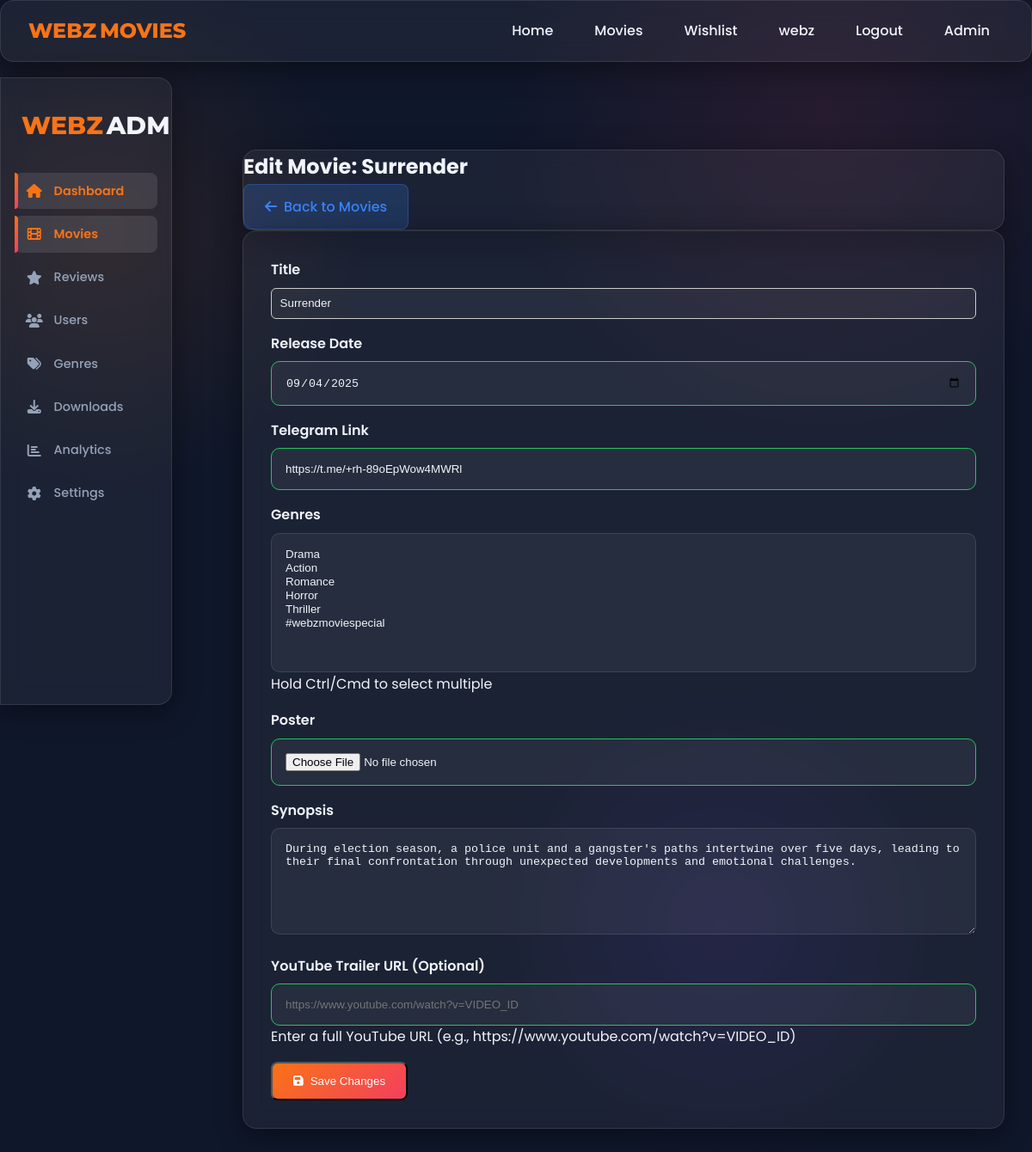
Screenshot of /dashboard/movies/5/edit/ (signed in) with the database file from the repository.
### movies/models.py (models this page shows, shortened)
class Movie(models.Model):
    title = models.CharField(max_length=200)
    genre = models.ManyToManyField(Genre)
    release_date = models.DateField()
    synopsis = models.TextField()
    poster = CloudinaryField("poster", folder="webzmovies/posters/")
    telegram_link = models.URLField()
    average_rating = models.FloatField(default=0)
    trailer_url = models.URLField(blank=True, null=True)  # NEW: Trailer addition - YouTube URL for the trailer

### movies/views.py (the view)
# urls.py: path("dashboard/movies/<int:pk>/edit/", views.admin_movie_edit, name="admin_edit_movie"),
@staff_required
def admin_movie_edit(request, pk):
    movie = get_object_or_404(Movie, pk=pk)
    if request.method == "POST":
        form = AdminMovieForm(request.POST, request.FILES, instance=movie)
        if form.is_valid():
            form.save()
            messages.success(request, f"Movie “{movie.title}” updated.")
            return redirect("movies:admin_movies")
    else:
        form = AdminMovieForm(instance=movie)
    return render(request, "admin_edit_movie.html", {"form": form, "movie": movie})

### movies/forms.py
class AdminMovieForm(forms.ModelForm):
    release_date = forms.DateField(
        widget=forms.DateInput(attrs={"type": "date", "class": "input"})
    )
    genres = forms.ModelMultipleChoiceField(
        queryset=Genre.objects.all(),
        required=False,
        widget=forms.SelectMultiple(attrs={"size": "8", "class": "select"})
    )
    trailer_url = forms.URLField(
        required=False,
        widget=forms.URLInput(
            attrs={"placeholder": "https://www.youtube.com/watch?v=VIDEO_ID", "class": "input"}
        )
    )
    class Meta:
        model = Movie
        fields = ["title", "release_date", "telegram_link", "poster", "synopsis", "genres", "trailer_url"]
        widgets = {
            "title": forms.TextInput(attrs={"class": "input"}),
            "telegram_link": forms.URLInput(attrs={"placeholder": "https://t.me/...", "class": "input"}),
            "poster": forms.ClearableFileInput(attrs={"accept": "image/*", "class": "input"}),
            "synopsis": forms.Textarea(attrs={"rows": 6, "class": "textarea"}),
        }

### movies/models.py (called while the page is built)
    def __str__(self):
        return self.name

### movies/views.py (called while the page is built)
def staff_required(view_func):
    @wraps(view_func)
    def _wrapped(request, *args, **kwargs):
        if not request.user.is_authenticated:
            return redirect("login")
        if not (request.user.is_staff or request.user.is_superuser):
            return HttpResponseForbidden("You do not have permission to access the admin dashboard.")
        return view_func(request, *args, **kwargs)
    return _wrapped

### templates/admin_edit_movie.html (shortened to what this page needs)
{% extends 'base.html' %}
{% load static %}
{% block content %}
<div class="admin-container">
  {% include 'admin_sidebar.html' %}
  <div class="admin-content">
    <div class="admin-header glass">
      <h2>Edit Movie: {{ movie.title }}</h2>
      <a href="{% url 'movies:admin_movies' %}" class="btn btn-secondary"><i class="fas fa-arrow-left"></i> Back to Movies</a>
    </div>
    <div class="form-container glass">
      <form method="POST" enctype="multipart/form-data">
        <div class="form-row">
          <div class="form-group">
            <label>Title</label>
            {{ form.title }}
          </div>
        </div>
        <div class="form-row">
          <div class="form-group">
            <label>Release Date</label>
            {{ form.release_date }}
          </div>
        </div>
        <div class="form-row">
          <div class="form-group">
            <label>Telegram Link</label>
            {{ form.telegram_link }}
          </div>
        </div>
        <div class="form-row">
          <div class="form-group">
            <label>Genres</label>
            {{ form.genres }}
            <div class="form-helper">Hold Ctrl/Cmd to select multiple</div>
          </div>
        </div>
        <div class="form-row">
          <div class="form-group">
            <label>Poster</label>
            {{ form.poster }}
          </div>
        </div>
        <div class="form-row">
          <div class="form-group">
            <label>Synopsis</label>
            {{ form.synopsis }}
          </div>
        </div>
        <div class="form-row">
          <div class="form-group">
            <label>YouTube Trailer URL (Optional)</label>
            {{ form.trailer_url }}
            <div class="form-helper">Enter a full YouTube URL (e.g., https://www.youtube.com/watch?v=VIDEO_ID)</div>
          </div>
        </div>
        <div class="form-row">
          <button type="submit" class="btn btn-primary"><i class="fas fa-save"></i> Save Changes</button>
        </div>
      </form>
    </div>
  </div>
</div>
{% endblock %}

### templates/base.html (shortened to what this page needs)
<!DOCTYPE html>
{% load static %}
<html lang="en">
<head>
    <link rel="stylesheet" href="https://cdnjs.cloudflare.com/ajax/libs/font-awesome/6.4.0/css/all.min.css">
    <link rel="stylesheet" href="{% static 'css/style.css' %}">
</head>
<body>
    <header class="glass">
        <a href="{% url 'movies:home' %}" class="logo"><span>WEBZ</span>MOVIES</a>
        <ul class="nav-links">
            <li><a href="{% url 'movies:home' %}">Home</a></li>
            <li><a href="{% url 'movies:movie_list' %}">Movies</a></li>
            {% if user.is_authenticated %}
                <li><a href="{% url 'movies:wishlist' %}">Wishlist</a></li>
                <li><a href="{% url 'movies:profile' %}">{{ user.username }}</a></li>
                <li><a href="{% url 'movies:logout' %}">Logout</a></li>
                {% if user.is_staff %}
                    <li><a href="{% url 'movies:admin_dashboard' %}">Admin</a></li>
                {% endif %}
            {% else %}
                <li><a href="{% url 'movies:login' %}">Login</a></li>
                <li><a href="{% url 'movies:signup' %}">Sign Up</a></li>
            {% endif %}
        </ul>
    </header>
    <main>
        {% block content %}
        {% endblock %}
    </main>
</body>
</html>

### static/css/style.css (style rules this page uses)
:root { --primary: #0f172a; --secondary: #1e293b; --accent: #f97316; --accent-gradient: linear-gradient(135deg, #f97316, #f43f5e); --text: #f1f5f9; --text-muted: #94a3b8; --glass: rgba(255, 255, 255, 0.05); --glass-border: rgba(255, 255, 255, 0.1); --glass-hover: rgba(255, 255, 255, 0.1); --shadow: 0 8px 32px rgba(0, 0, 0, 0.4); --transition: all 0.3s ease; }
* { margin: 0; padding: 0; box-sizing: border-box; }
body { font-family: 'Poppins', sans-serif; background: var(--primary); color: var(--text); line-height: 1.6; overflow-x: hidden; background-image: radial-gradient(circle at 10% 20%, rgba(249, 115, 22, 0.1) 0%, transparent 20%), radial-gradient(circle at 80% 10%, rgba(244, 63, 94, 0.1) 0%, transparent 25%), radial-gradient(circle at 70% 80%, rgba(124, 58, 237, 0.1) 0%, transparent 20%); }
.glass { background: var(--glass); backdrop-filter: blur(12px); -webkit-backdrop-filter: blur(12px); border: 1px solid var(--glass-border); box-shadow: var(--shadow); border-radius: 16px; }
header { position: fixed; top: 0; left: 0; width: 100%; z-index: 1000; padding: 1.2rem 5%; display: flex; justify-content: space-between; align-items: center; transition: var(--transition); }
.logo { display: flex; align-items: center; font-family: 'Montserrat', sans-serif; font-weight: 800; font-size: 1.8rem; color: var(--text); text-decoration: none; }
.logo span { color: var(--accent); margin-right: 4px; }
.nav-links { display: flex; list-style: none; }
.nav-links li { margin: 0 1rem; }
.nav-links a { color: var(--text); text-decoration: none; font-weight: 500; transition: var(--transition); padding: 0.5rem 0; position: relative; }
.nav-links a:after { content: ''; position: absolute; width: 0; height: 2px; bottom: 0; left: 0; background: var(--accent-gradient); transition: var(--transition); }
.btn { padding: 0.6rem 1.5rem; border-radius: 50px; font-weight: 500; transition: var(--transition); cursor: pointer; text-decoration: none; display: inline-block; text-align: center; }
.form-group { margin-bottom: 1.5rem; }
.form-group label { display: block; margin-bottom: 0.5rem; font-weight: 500; }
.form-group input, .form-group textarea, .form-group select { width: 100%; padding: 1rem; background: rgba(255, 255, 255, 0.05); border: 1px solid var(--glass-border); border-radius: 10px; color: var(--text); transition: var(--transition); }
.form-group input:valid { border-color: #22c55e; }
.admin-container { display: flex; min-height: 100vh; padding-top: 70px; }
.admin-content { flex: 1; padding: 2rem; margin-left: 250px; }
.form-container { padding: 2rem; border-radius: 16px; background: var(--glass); backdrop-filter: blur(12px); }
.btn { padding: 0.8rem 1.5rem; border-radius: 8px; text-decoration: none; display: inline-flex; align-items: center; gap: 0.5rem; transition: all 0.3s ease; }
.btn-primary { background: var(--accent-gradient); color: white; }
.btn-secondary { background: rgba(59, 130, 246, 0.2); color: #3b82f6; border: 1px solid rgba(59, 130, 246, 0.3); }
.form-group { margin-bottom: 1rem; }
.form-group label { font-weight: 600; display: block; margin-bottom: 0.5rem; }
.form-group input[type="text"], .form-group input[type="email"], .form-group input[type="password"] { width: 100%; padding: 0.6rem; border-radius: 6px; border: 1px solid #ccc; }

### templates/base.html (style rules this page uses)
header { display: flex; justify-content: space-between; align-items: center; padding: 1rem 2rem; position: sticky; top: 0; z-index: 1000; }
.logo { font-size: 1.5rem; font-weight: 800; color: var(--accent); text-decoration: none; }
.nav-links { display: flex; list-style: none; gap: 1.5rem; }
.nav-links li a { text-decoration: none; font-weight: 500; color: var(--text); transition: color 0.2s ease; }
@media (min-width: 993px) and (max-width: 1440px) { .nav-links { gap: 1rem; } }

### rows the page displays
Movie: title "Surrender", release_date "09/04/2025", telegram_link "https://t.me/+rh-89oEpWow4MWRl", synopsis "During election season, a police unit and a gangster's paths intertwine over five days, leading to their final confrontation through unexpected developments and emotional challenges."

### other values shown
{{ user.username }} "webz"
